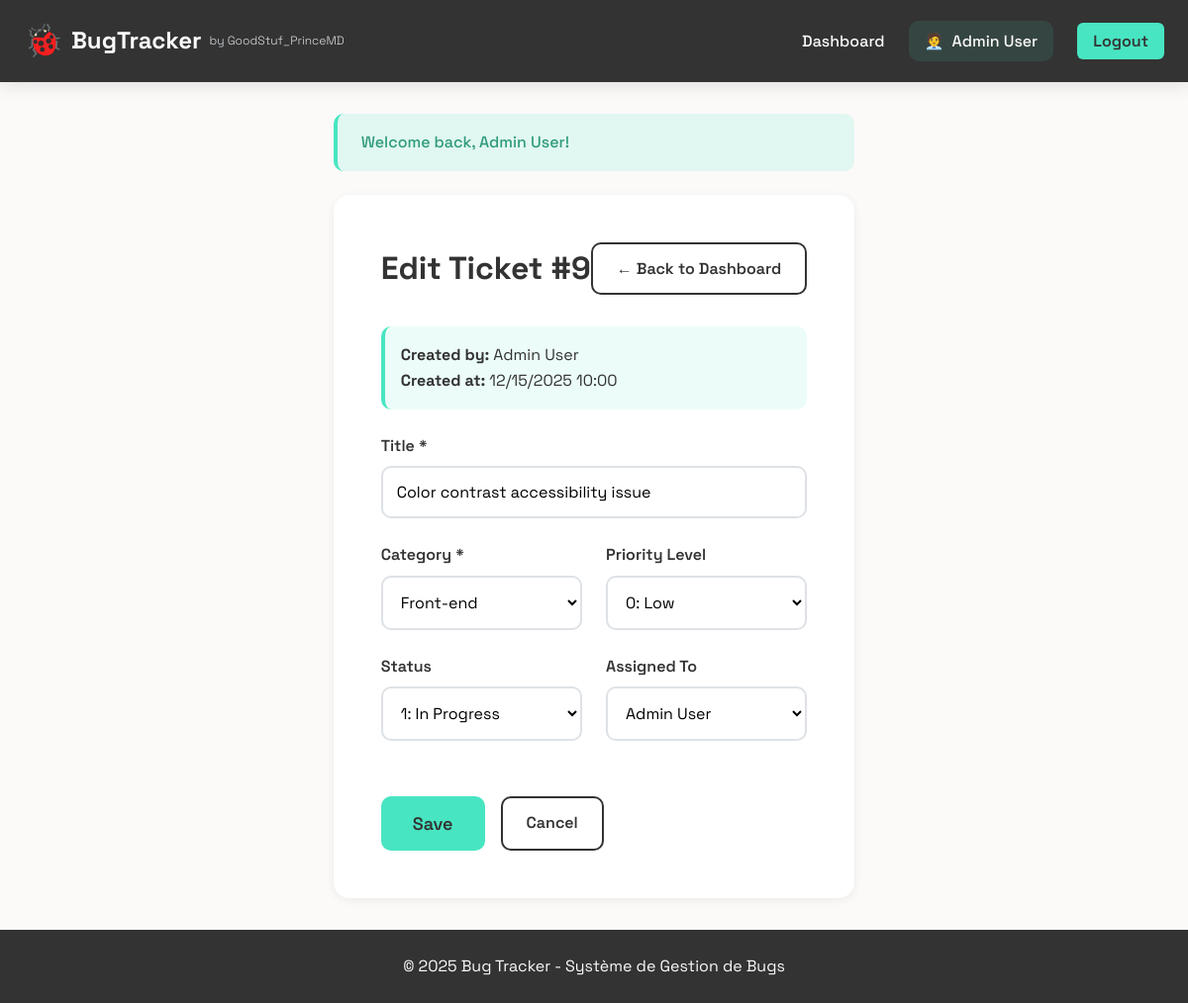
The app's page /bug_details.php?id=9 (signed in) with its own data.
### tables this page shows
CREATE TABLE tickets (
    id INT PRIMARY KEY AUTO_INCREMENT,
    title VARCHAR(200) NOT NULL,
    category_id INT NOT NULL,
    priority TINYINT NOT NULL DEFAULT 1 COMMENT '0=Low, 1=Standard, 2=High',
    status TINYINT NOT NULL DEFAULT 0 COMMENT '0=Open, 1=In Progress, 2=Closed',
    created_by INT NOT NULL,
    assigned_to INT NULL,
    created_at TIMESTAMP DEFAULT CURRENT_TIMESTAMP,
    resolved_at TIMESTAMP NULL,
    FOREIGN KEY (category_id) REFERENCES categories(id) ON DELETE CASCADE,
    FOREIGN KEY (created_by) REFERENCES users(id) ON DELETE CASCADE,
    FOREIGN KEY (assigned_to) REFERENCES users(id) ON DELETE SET NULL
);

CREATE TABLE users (
    id INT PRIMARY KEY AUTO_INCREMENT,
    name VARCHAR(100) NOT NULL,
    email VARCHAR(100) UNIQUE NOT NULL,
    password VARCHAR(255) NOT NULL,
    created_at TIMESTAMP DEFAULT CURRENT_TIMESTAMP
);

CREATE TABLE categories (
    id INT PRIMARY KEY AUTO_INCREMENT,
    title VARCHAR(100) NOT NULL UNIQUE
);

### bug_details.php (the view, shortened to what this page needs)
<?php
require_once 'config/database.php';
$ticket_id = (int)($_GET['id'] ?? 0);
$stmt = $pdo->prepare("
    SELECT t.*,
           c.title as category_name,
           u_creator.name as creator_name,
           u_assigned.name as assigned_name
    FROM tickets t
    LEFT JOIN categories c ON t.category_id = c.id
    LEFT JOIN users u_creator ON t.created_by = u_creator.id
    LEFT JOIN users u_assigned ON t.assigned_to = u_assigned.id
    WHERE t.id = ?
");
$stmt->execute([$ticket_id]);
$ticket = $stmt->fetch();
$categories = $pdo->query("SELECT * FROM categories ORDER BY title")->fetchAll();
$users = $pdo->query("SELECT id, name FROM users ORDER BY name")->fetchAll();
include 'includes/header.php';
?>
<div class="form-container">
    <div class="form-card">
        <div class="form-header">
            <h1>Edit Ticket #<?php echo $ticket['id']; ?></h1>
            <a href="index.php" class="btn btn-outline">← Back to Dashboard</a>
        </div>
        <div class="info-box" style="margin-bottom: 1.5rem;">
            <strong>Created by:</strong> <?php echo htmlspecialchars($ticket['creator_name']); ?><br>
            <strong>Created at:</strong> <?php echo date('m/d/Y H:i', strtotime($ticket['created_at'])); ?>
        </div>
        <form method="POST" class="ticket-form">
            <div class="form-group">
                <label for="title">Title *</label>
                <input
                    type="text"
                    id="title"
                    name="title"
                    required
                    placeholder="Enter ticket title (min. 5 characters)"
                    value="<?php echo htmlspecialchars($ticket['title']); ?>"
                    minlength="5">
            </div>
            <div class="form-row">
                <div class="form-group">
                    <label for="category_id">Category *</label>
                    <select id="category_id" name="category_id" required>
                        <?php foreach ($categories as $cat): ?>
                            <option value="<?php echo $cat['id']; ?>"
                                    <?php echo ($ticket['category_id'] == $cat['id']) ? 'selected' : ''; ?>>
                                <?php echo htmlspecialchars($cat['title']); ?>
                            </option>
                        <?php endforeach; ?>
                    </select>
                </div>
                <div class="form-group">
                    <label for="priority">Priority Level</label>
                    <select id="priority" name="priority">
                        <option value="0" <?php echo ($ticket['priority'] == 0) ? 'selected' : ''; ?>>
                            0: Low
                        </option>
                    </select>
                </div>
            </div>
            <div class="form-row">
                <div class="form-group">
                    <label for="status">Status</label>
                    <select id="status" name="status">
                        <option value="1" <?php echo ($ticket['status'] == 1) ? 'selected' : ''; ?>>
                            1: In Progress
                        </option>
                    </select>
                </div>
                <div class="form-group">
                    <label for="assigned_to">Assigned To</label>
                    <select id="assigned_to" name="assigned_to">
                        <?php foreach ($users as $user): ?>
                            <option value="<?php echo $user['id']; ?>"
                                    <?php echo ($ticket['assigned_to'] == $user['id']) ? 'selected' : ''; ?>>
                                <?php echo htmlspecialchars($user['name']); ?>
                            </option>
                        <?php endforeach; ?>
                    </select>
                </div>
            </div>
            <div class="form-actions">
                <button type="submit" class="btn btn-primary btn-lg">Save</button>
                <a href="index.php" class="btn btn-outline">Cancel</a>
            </div>
        </form>
    </div>
</div>
<?php include 'includes/footer.php'; ?>

### css/style.css (style rules this page uses)
* { margin: 0; padding: 0; box-sizing: border-box; }
:root { --color-primary: #48E5C2; --color-dark: #333333; --color-light: #FCFAF9; --color-success: #48E5C2; --color-error: #FF6B6B; --color-warning: #FFD93D; --color-info: #6BCB77; --color-gray-100: #F8F9FA; --color-gray-200: #E9ECEF; --color-gray-300: #DEE2E6; --color-gray-600: #6C757D; --color-gray-800: #495057; --font-family: 'Space Grotesk', sans-serif; --spacing-xs: 0.5rem; --spacing-sm: 1rem; --spacing-md: 1.5rem; --spacing-lg: 2rem; --spacing-xl: 3rem; --radius-sm: 6px; --radius-md: 10px; --radius-lg: 16px; --shadow-sm: 0 2px 8px rgba(51, 51, 51, 0.08); --shadow-md: 0 4px 16px rgba(51, 51, 51, 0.12); --shadow-lg: 0 8px 32px rgba(51, 51, 51, 0.16); }
body { font-family: var(--font-family); line-height: 1.6; color: var(--color-dark); background: var(--color-light); min-height: 100vh; display: flex; flex-direction: column; }
.btn { display: inline-block; padding: 0.75rem 1.5rem; border: none; border-radius: var(--radius-md); cursor: pointer; text-decoration: none; font-size: 1rem; font-weight: 600; font-family: var(--font-family); transition: all 0.3s; text-align: center; }
.btn-primary { background: var(--color-primary); color: var(--color-dark); }
.btn-outline { background: transparent; color: var(--color-dark); border: 2px solid var(--color-dark); }
.btn-lg { padding: 1rem 2rem; font-size: 1.125rem; }
.form-group { margin-bottom: var(--spacing-md); }
.form-group label { display: block; margin-bottom: var(--spacing-xs); font-weight: 600; color: var(--color-dark); }
.form-group input, .form-group textarea, .form-group select { width: 100%; padding: 0.875rem; border: 2px solid var(--color-gray-300); border-radius: var(--radius-md); font-size: 1rem; font-family: var(--font-family); transition: all 0.3s; background: white; }
.form-row { display: grid; grid-template-columns: 1fr 1fr; gap: var(--spacing-md); }
.form-container { max-width: 900px; margin: 0 auto; }
.form-card { background: white; padding: var(--spacing-xl); border-radius: var(--radius-lg); box-shadow: var(--shadow-sm); }
.form-header { display: flex; justify-content: space-between; align-items: center; margin-bottom: var(--spacing-lg); }
.form-actions { display: flex; gap: var(--spacing-sm); margin-top: var(--spacing-lg); }
.info-box { padding: var(--spacing-sm); background: rgba(72, 229, 194, 0.1); border-left: 4px solid var(--color-primary); border-radius: var(--radius-md); margin-bottom: var(--spacing-md); }

### records on screen
tickets: id "9", created_by.name "Admin User", created_at "12/15/2025 10:00", title "Color contrast accessibility issue", category_id "Front-end", priority "0: Low", status "1: In Progress", assigned_to "Admin User"

### other values on screen
$_SESSION['user_name'] "Admin User"
$_SESSION['flash_message'] "Welcome back, Admin User!"
